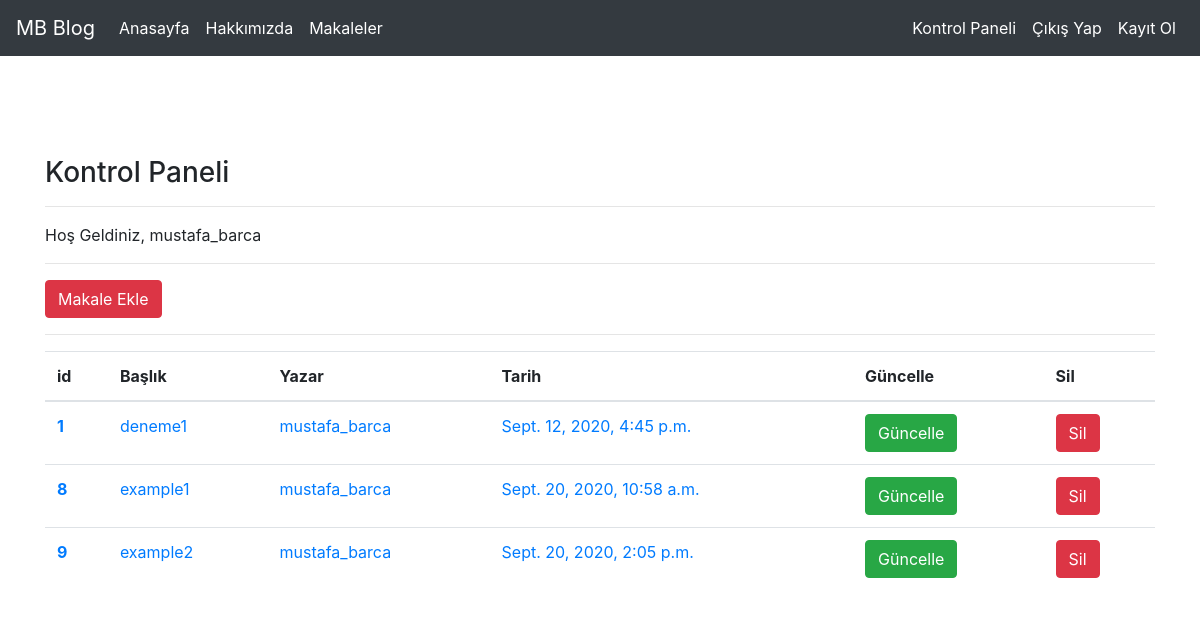
Screenshot of /articles/dashboard/ (signed in) with the database file from the repository.
### article/models.py (models this page shows, shortened)
class Article(models.Model):
    author = models.ForeignKey("auth.User", on_delete = models.CASCADE, verbose_name= "Yazar") # django içerisindeki hazır kullanıcı (user) modelini kullanıyoruz. bu nedenle o tabloya atıfta bulunmak için foreinKey yazıyoruz. bu alanımız user tablosunu işaret ediyor. on_delete = models.CASCADE yazarak kullanıcının silinmesi halinde o kullanıcınun içerikleride silinecek.
    title = models.CharField(max_length=50, verbose_name="Başlık") #
    content = models.TextField(verbose_name="İçerik")
    created_date = models.DateTimeField(auto_now_add=True, verbose_name="Oluşturma Tarihi") # auto_now_add = True ile veritabanına herhangi bir veri eklendiği zaman o anki tarihi created date'e atacak.

### article/views.py (the view)
# urls.py: path('dashboard/', views.dashboard, name="dashboard"),
def dashboard(request):
    articles = Article.objects.filter(author=request.user)
    context = {
        "articles": articles
    }
    return render(request,"dashboard.html", context)

### templates/dashboard.html
{% extends "layout.html" %}
{% block body %}
<h3>Kontrol Paneli</h3>
<hr>
<p>
    Hoş Geldiniz, {{request.user.username}}
</p>
<hr>
<a class= "btn btn-danger" href="/articles/addarticle">
     Makale Ekle
</a>
<hr>
{% if articles %}
<table class="table">
    <thead>
      <tr>
        <th scope="col">id</th>
        <th scope="col">Başlık</th>
        <th scope="col">Yazar</th>
        <th scope="col">Tarih</th>
        <th scope="col">Güncelle</th>
        <th scope="col">Sil</th>
      </tr>
    </thead>
    <tbody>
      {% for article in articles %}
      <tr>
        <th scope="row"><a href="/articles/article/{{article.id}}">{{article.id}}</a></th>
        <td><a href="/articles/article/{{article.id}}">{{article.title}}</a></td>
        <td><a href="/articles/article/{{article.id}}">{{article.author}}</a></td>
        <td><a href="/articles/article/{{article.id}}">{{article.created_date}}</a></td>
        <td><a href="/article/update/{{article.id}}" class="btn btn-success">Güncelle</a></td>
        <td><a href="/article/delete/{{article.id}}" class="btn btn-danger">Sil</a></td>
      </tr>
      {% endfor %}
    </tbody>
  </table>
{% else %}
    <div class="alert alert-danger">
        Henüz Bir Mekaleniz Bulunmamaktadır...
    </div>
{% endif %}
{% endblock %}

### templates/layout.html (shortened to what this page needs)
<!DOCTYPE html>
{% load static %}
<html lang="en">
<head>
    <link rel="stylesheet" href="{% static 'css/bootstrap.min.css' %}">
</head>
<body>
    {% include 'includes/navbar.html' %}
    <div style="margin-top: 100px;" class="container">
        {% block body %}
        {% endblock %}
    </div>
</body>
</html>

### templates/includes/navbar.html (shortened to what this page needs)
<nav class="navbar navbar-expand-lg navbar-dark bg-dark">
    <a class="navbar-brand" href="/">MB Blog</a>
    <div class="collapse navbar-collapse" id="navbarSupportedContent">
      <ul class="navbar-nav mr-auto">
        <li class="nav-item active">
          <a class="nav-link" href="/">Anasayfa <span class="sr-only">(current)</span></a>
        </li>
        <li class="nav-item active">
          <a class="nav-link" href="/about">Hakkımızda</a>
        </li>
        <li class="nav-item active">
          <a class="nav-link disabled" href="/articles">Makaleler</a>
        </li>
      </ul>
      <ul class="navbar-nav ml-auto">
      {% if request.user.is_authenticated %}
        <li class="nav-item active">
          <a class="nav-link disabled" href="/articles/dashboard">Kontrol Paneli</a>
        </li>
        <li class="nav-item active">
          <a class="nav-link disabled" href="/user/logout">Çıkış Yap</a>
        </li>
      {% else %}
        <li class="nav-item active">
          <a class="nav-link disabled" href="/user/login">Giriş Yap</a>
        </li>
      {% endif %}
        <li class="nav-item active">
          <a class="nav-link disabled" href="/user/register">Kayıt Ol</a>
        </li>
      </ul>
    </div>
  </nav>

### rows the page displays
Article: id "1", title "deneme1", author "mustafa_barca", created_date "Sept. 12, 2020, 4:45 p.m."
Article: id "8", title "example1", author "mustafa_barca", created_date "Sept. 20, 2020, 10:58 a.m."
Article: id "9", title "example2", author "mustafa_barca", created_date "Sept. 20, 2020, 2:05 p.m."

### other values shown
{{ request.user.username }} "mustafa_barca"
